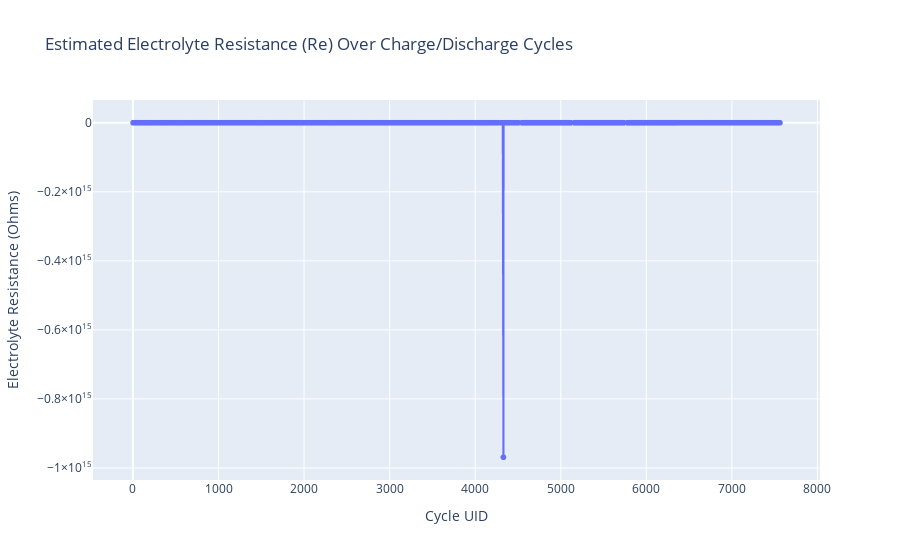

Notebook source saved alongside this figure:
### Markdown cell above
### **7.2 Re: Estimated Electrolyte Resistance Over Cycles**

Analyze how **Re** changes with battery aging.

### Code cell
# Cell 7.2: Re Over Cycles

if not final_df.empty:
    try:
        fig_re = px.line(
            final_df,
            x='uid',
            y='Re',
            title='Estimated Electrolyte Resistance (Re) Over Charge/Discharge Cycles',
            labels={
                'uid': 'Cycle UID',
                'Re': 'Electrolyte Resistance (Ohms)'
            },
            markers=True,
            line_shape='linear'
        )
        
        # Display the plot
        fig_re.show()
        
        # Save the plot
        re_plot_path = os.path.join(OUTPUT_DIR, "Re_Over_Cycles.html")
        fig_re.write_html(re_plot_path)
        logging.info(f"Re plot saved to {re_plot_path}")
    except Exception as e:
        logging.exception(f"Error during Re plotting: {e}")
else:
    logging.warning("Final DataFrame is empty. Re plot skipped.")

### Figure 1 — Plotly figure (JSON) as saved in the notebook; plotly's stock layout.template omitted (floating-point values rounded to 4 significant figures; data arrays with more than 128 entries replaced by an {"elided": "..."} marker saying what was removed)
{"data": [{"hovertemplate": "Cycle UID=%{x}<br>Electrolyte Resistance (Ohms)=%{y}<extra></extra>", "legendgroup": "", "line": {"color": "#636efa", "dash": "solid", "shape": "linear"}, "marker": {"symbol": "circle"}, "mode": "lines+markers", "name": "", "showlegend": false, "type": "scattergl", "x": {"elided": "1947 int values"}, "xaxis": "x", "y": {"elided": "1947 float values"}, "yaxis": "y"}], "layout": {"legend": {"tracegroupgap": 0}, "title": {"text": "Estimated Electrolyte Resistance (Re) Over Charge/Discharge Cycles"}, "xaxis": {"anchor": "y", "domain": [0, 1], "title": {"text": "Cycle UID"}}, "yaxis": {"anchor": "x", "domain": [0, 1], "title": {"text": "Electrolyte Resistance (Ohms)"}}}}
